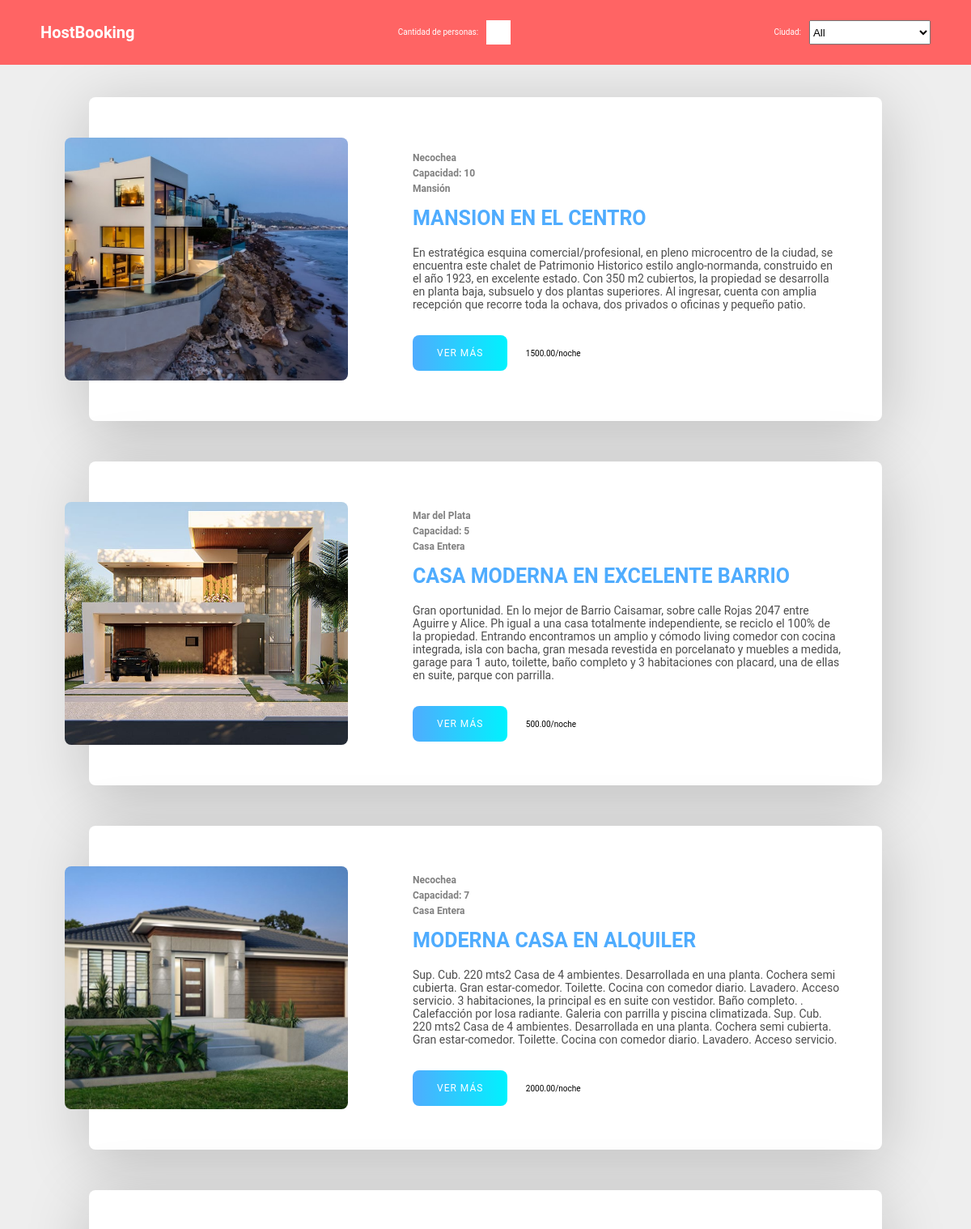
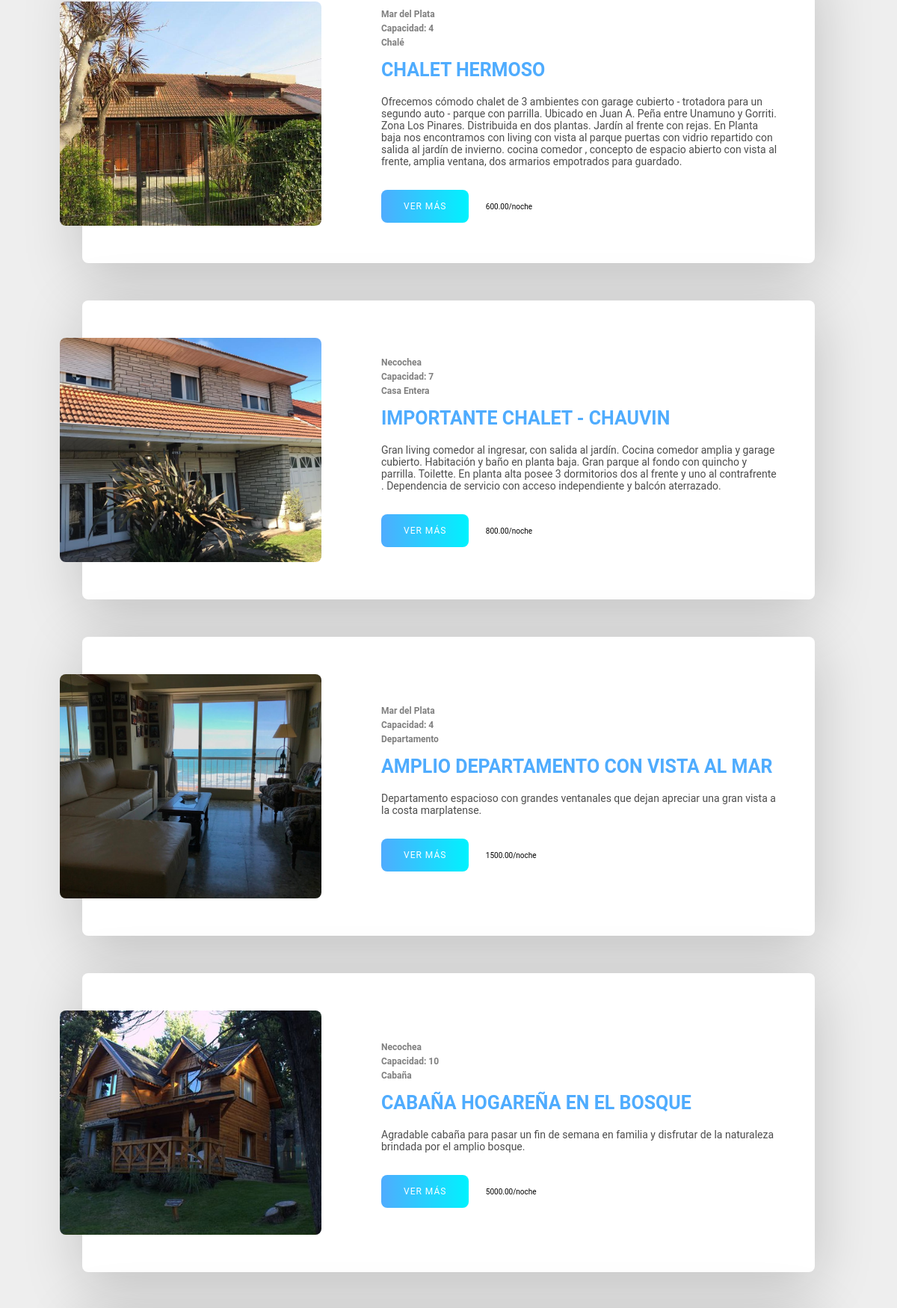
The page /homescreen/ (upper part) on the database its author committed (2 pictures, top to bottom).
### hostapp/models.py (models this page shows, shortened)
class Property(models.Model):
    user = models.ForeignKey(User, on_delete=models.CASCADE, editable=False, null=True)
    city = models.ForeignKey(City, on_delete=models.CASCADE)
    price_per_day = models.DecimalField(max_digits=10, decimal_places=2, validators=[MinValueValidator(1)])
    title = models.CharField(max_length=50, verbose_name="Titulo de la Ficha")
    description = models.CharField(max_length=500, verbose_name="Descripcion de la Ficha")
    max_persons = models.PositiveIntegerField(verbose_name="Maximo personas", default=1)
    bedrooms = models.PositiveIntegerField(validators=[MinValueValidator(1)], verbose_name="Dormitorios", default=1)
    beds = models.PositiveIntegerField(validators=[MinValueValidator(1)], verbose_name="Camas", default=1)
    bathrooms = models.PositiveIntegerField(validators=[MinValueValidator(1)], verbose_name="Baños", default=1)
    image = models.ImageField(null=True)
    SERVICE_CHOICES = (
        ('Se admiten mascotas', 'Admiten mascotas'),
        ('Lugar de estacionamiento privado', 'Estacionamiento privado'),
        ('Lugar de estacionamiento gratuito techado', 'Estacionamiento gratuito techado'),
        ('Lugar de estacionamiento gratuito a la calle', 'Estacionamiento gratuito a la calle'),
        ('Internet', 'Internet'),
        ('Apto para familias y niños', 'Familias y niños'),
        ('Televisor', 'Televisor'),
        ('Elementos basicos para la playa', 'Elementos de playa'),
        ('Lavarropas', 'Lavarropas'),
        ('Servicios básicos de higiene', 'Servicios básicos de higiene'),
        ('Agua caliente', 'Agua caliente'),
        ('Aire acondicionado', 'Aire acondicionado'),
        ('Calefacción', 'Calefacción'),
        ('Elementos de cocina basicos', 'Cocina basica'),
        ('Microondas', 'Microondas'),
        ('Desayuno incluido', 'Desayuno incluido'),
        ('Patio trasero', 'Patio trasero'),
        ('Patio delantero', 'Patio delantero'),
        ('Balcón', 'Balcón'),
        ('Parrilla', 'Parrilla'),
        ('Frente a la playa', 'Frente a la playa'),
        ('A pocas cuadras de la playa', 'Cercano a la playa'),
        ('Botiquin', 'Botiquin'),
        ('Alarma', 'Alarma'),
        ('Detector de humo', 'Detector de humo'),
        ('Detector de monoxido de carbono', 'Detector monoxido de carbono'),
        ('Barrio privado', 'Barrio privado')
    )
    services = MultiSelectField(choices=SERVICE_CHOICES, min_choices=1, default="No tiene servicios")
    CATEGORY_CHOICES = (
        ('Bungaló', 'Bungaló'),
        ('Cabaña', 'Cabaña'),
        ('Casa Comunal', 'Casa Comunal'),
        ('Casa de Huéspedes', 'Casa de Huéspedes'),
        ('Casa Entera', 'Casa Entera'),
        ('Chalé', 'Chalé'),
        ('Departamento', 'Departamento'),
        ('Duplex', 'Duplex'),
        ('Loft', 'Loft'),
        ('Mansión', 'Mansión'),
        ('Villa Residencial', 'Villa Residencial'),
    )
    category = models.CharField(max_length=100, choices=CATEGORY_CHOICES)

class City(models.Model):
    name = models.CharField(max_length=100, unique=True)

### hostapp/views.py (the view)
# urls.py: path('homescreen/', views.homescreen),
def homescreen(request):
    properties = Property.objects.all()
    cities = City.objects.all()
    return render(request, template_name="index.html", context={'properties': properties, 'cities': cities})

### hostapp/templates/index.html (shortened to what this page needs)
<!DOCTYPE html>
<html lang="en">
<head>
    {% load static %}
    <link rel="stylesheet" href="{% static 'css/style.css' %}">
</head>
<header>
    <h1>HostBooking</h1>
    <div style="display: flex; ">
        <p style="margin-right: 10px;">Cantidad de personas:</p>
        <input type="text" id="inpt-prsns" style="height: 30px; margin-top: 25px; width: 30px; border: none; outline: none; padding-left: 5px ;" onchange="filterMaxPersons()">
    </div>
    <div style="display: flex; ">
        <p style="margin-right: 10px;">Ciudad: </p>
        <select id="select_filter" onchange="filterSelectionCity()">
            <option value="All" > All </option>
        </select>
    </div>
</header>
<body>
    {% for property in properties %}
    <div class="card  mx-persons-{{property.max_persons}} {{ property.city.name|cut:' ' }} ">
        <div class="img-container">
            <img src="{{ property.image.url }}" alt="">
        </div>
        <div class="container_info" style="text-align: left;">
            <div class="info">
                <span id="city">{{ property.city.name }}</span>
                <span id="city">Capacidad: {{ property.max_persons }}</span>
                <span>{{ property.category }}</span>
            </div>
            <h1 class="title">{{ property.title }}</h1>
            <p class="desc">
                {{ property.description }}
            </p>
            <a href="../property_page/?id_property={{ property.id }}" class="see-more">Ver más</a>
        </div>
    </div>
    {% endfor %}
</body>
</html>

### hostapp/static/css/style.css (style rules this page uses)
*,*::before,*::after { margin: 0; padding: 0; box-sizing: border-box; }
header { position: fixed; height: 80px; display: flex; top: 0; justify-content: space-between; width: 100vw; padding: 0 50px; line-height: 80px; background: #ff6464; color: white; z-index: 1000; }
header select { height: 30px; margin-top: 25px; width: 150px; }
html { font-family: 'Roboto', sans-serif; font-size: 10px; }
img { width: 100%; }
body { width: 100%; height: 100vh; text-align: -webkit-center; align-items: center; justify-content: center; background-color: #eee; padding-top: 120px; }
.card { width: 100%; max-width: 98rem; padding: 5rem; background-color: #fff; box-shadow: 0 1.4rem 8rem rgba(0,0,0,.2); display: flex; align-items: center; border-radius: .8rem; margin-bottom: 50px; }
.img-container { min-width: 35rem; max-width: 35rem; height: 30rem; transform: translateX(-8rem); position: relative; }
.img-container img { width: 100%; height: 100%; object-fit: cover; display: block; border-radius: .8rem; }
.img-container img:before { content: ''; width: 100%; height: 100%; position: absolute; top: 0; left: 0; background: linear-gradient(to right, rgba(79,172,254,.8), rgba(0,242,254,.8)); box-shadow: .5rem, 5rem, 3rem 1px rgba(0, 0, 0, .05); border-radius: .8rem; }
.info span { display: block; color: rgba(0,0,0,.5); font-size: 1.2rem; font-weight: 600; margin: .5rem 0; }
.title { font-size: 2.5rem; margin: 1.5rem 0 2rem; text-transform: uppercase; color: #4facfe; }
.desc { margin-bottom: 3rem; font-size: 1.4rem; color: rgba(0,0,0,.7); }
.see-more { display: inline-block; padding: 1.5rem 3rem; letter-spacing: 1px; text-transform: uppercase; font-size: 1.2rem; color: #fff; background-image: linear-gradient(to right, #4facfe 0%,#00f2fe 100%); border-radius: .8rem; text-decoration: none; transition: all 300ms; margin-right: 20px; }

### rows shown on the page
Property: image (picture), city.name "Necochea", max_persons "10", category "Mansión", title "MANSION EN EL CENTRO", description "En estratégica esquina comercial/profesional, en pleno microcentro de la ciudad, se encuentra este chalet de Patrimonio Historico estilo anglo-normanda, construido en el año 1923, en excelente estado. Con 350 m2 cubiertos, la propiedad se desarrolla en planta baja, subsuelo y dos plantas superiores. Al ingresar, cuenta con amplia recepción que recorre toda la ochava, dos privados o oficinas y pequeño patio."
Property: image (picture), city.name "Mar del Plata", max_persons "5", category "Casa Entera", title "CASA MODERNA EN EXCELENTE BARRIO", description "Gran oportunidad. En lo mejor de Barrio Caisamar, sobre calle Rojas 2047 entre Aguirre y Alice. Ph igual a una casa totalmente independiente, se reciclo el 100% de la propiedad. Entrando encontramos un amplio y cómodo living comedor con cocina integrada, isla con bacha, gran mesada revestida en porcelanato y muebles a medida, garage para 1 auto, toilette, baño completo y 3 habitaciones con placard, una de ellas en suite, parque con parrilla."
Property: image (picture), city.name "Necochea", max_persons "7", category "Casa Entera", title "MODERNA CASA EN ALQUILER", description "Sup. Cub. 220 mts2 Casa de 4 ambientes. Desarrollada en una planta. Cochera semi cubierta. Gran estar-comedor. Toilette. Cocina con comedor diario. Lavadero. Acceso servicio. 3 habitaciones, la principal es en suite con vestidor. Baño completo. . Calefacción por losa radiante. Galeria con parrilla y piscina climatizada. Sup. Cub. 220 mts2 Casa de 4 ambientes. Desarrollada en una planta. Cochera semi cubierta. Gran estar-comedor. Toilette. Cocina con comedor diario. Lavadero. Acceso servicio."
Property: image (picture), city.name "Mar del Plata", max_persons "4", category "Chalé", title "CHALET HERMOSO", description "Ofrecemos cómodo chalet de 3 ambientes con garage cubierto - trotadora para un segundo auto - parque con parrilla. Ubicado en Juan A. Peña entre Unamuno y Gorriti. Zona Los Pinares. Distribuida en dos plantas. Jardín al frente con rejas. En Planta baja nos encontramos con living con vista al parque puertas con vidrio repartido con salida al jardín de invierno. cocina comedor , concepto de espacio abierto con vista al frente, amplia ventana, dos armarios empotrados para guardado."
Property: image (picture), city.name "Necochea", max_persons "7", category "Casa Entera", title "IMPORTANTE CHALET - CHAUVIN", description "Gran living comedor al ingresar, con salida al jardín. Cocina comedor amplia y garage cubierto. Habitación y baño en planta baja. Gran parque al fondo con quincho y parrilla. Toilette. En planta alta posee 3 dormitorios dos al frente y uno al contrafrente . Dependencia de servicio con acceso independiente y balcón aterrazado."
Property: image (picture), city.name "Mar del Plata", max_persons "4", category "Departamento", title "AMPLIO DEPARTAMENTO CON VISTA AL MAR", description "Departamento espacioso con grandes ventanales que dejan apreciar una gran vista a la costa marplatense."
Property: image (picture), city.name "Necochea", max_persons "10", category "Cabaña", title "CABAÑA HOGAREÑA EN EL BOSQUE", description "Agradable cabaña para pasar un fin de semana en familia y disfrutar de la naturaleza brindada por el amplio bosque."
